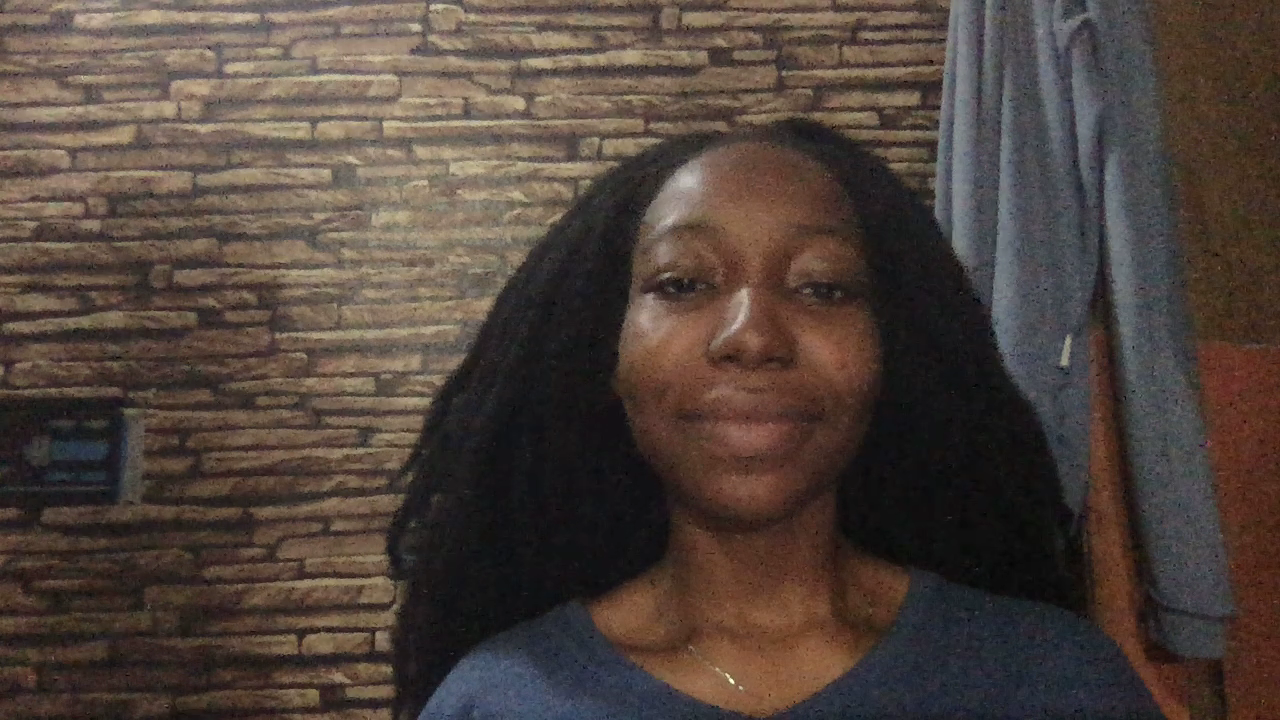
#> input picture check/test/1/opencv_frame_morin_14.png, 1280 x 720 px, found by its file name; its folder holds only this picture in this run
$ jupyter execute --allow-errors 'Face Recognition - LBPH-Copy1.ipynb'   (shell and % lines are left out)
#> lines starting #> are read from the running program, lines starting #| are printed output that depends on the picture
#> further down, test1 is the input picture: shape (720, 1280, 3); mean B, G, R 59.7, 66.8, 79.6
[cell 1]
# importing the necessary libraries
import numpy as np
import cv2
import os

[cell 2]
import matplotlib.pyplot as plt

## Steps

* Prepare training data
* Face detection
* Training
* Predict

[cell 3]
database = {1: "Morin", 2: "Kene", 3: "David", 4: "Samad"}

[cell 4]
def face_detection(image):
    image_gray = cv2.cvtColor(image, cv2.COLOR_BGR2GRAY)
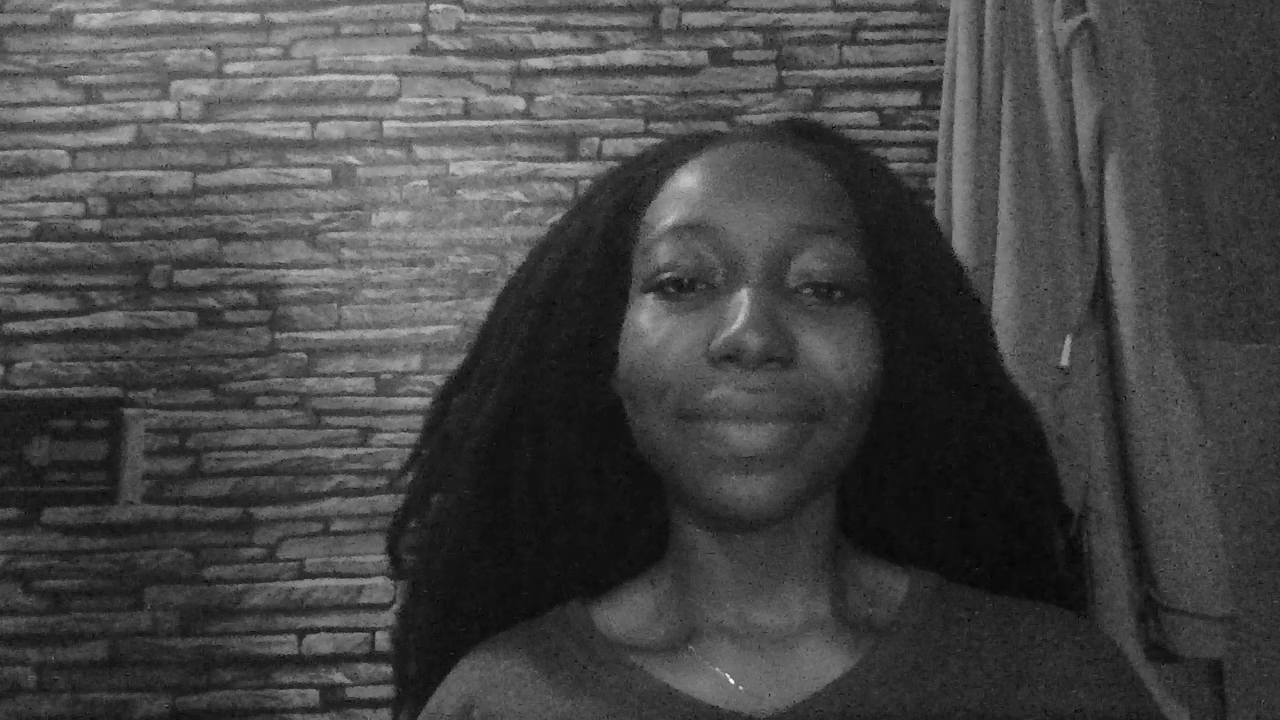
#> image_gray: shape (720, 1280); min 3, max 251, mean 69.8
    haar_classifier = cv2.CascadeClassifier('opencv/data/haarcascades/haarcascade_frontalface_default.xml')
    face = haar_classifier.detectMultiScale(image_gray, scaleFactor=1.3, minNeighbors=7)
#> face = [[590, 158, 327, 327]]
    if len(face) == 0:
        return image_gray, []
    (x,y,w,h) = face[0]
#> x = 590; y = 158; w = 327; h = 327
    return image_gray[y:y+w, x:x+h], face[0]

[cell 5]
def prepare_data(data_path):
    folders = os.listdir(data_path)
    labels = []
    faces = []
    for folder in folders:
        if folder == '.DS_Store':
            continue

        label = int(folder)
        training_images_path = data_path + '/' + folder
        for image in os.listdir(training_images_path):
            if image == '.DS_Store':
                continue

            image_path = training_images_path + '/' + image
            print(image_path)
            training_image = cv2.imread(image_path)
            #training_image = training_image[...,::-1]
            face, bounding_box = face_detection(training_image)
            print(bounding_box)
            if len(bounding_box) == 0:
                continue
            faces.append(face)
            labels.append(label)

    print ('Training Done')
    return faces, labels

#> (a cell that did not finish here is left out)

#> (a cell that did not finish here is left out)

#> (a cell that did not finish here is left out)

#> (a cell that did not finish here is left out)

### LBPH Recognizer

[cell 10]
f_train = []
f_labels = []
s_train = []
s_labels = []

#> (the rest of this cell did not finish here and is left out)

[cell 11]
model = cv2.face.LBPHFaceRecognizer_create()
#> (the rest of this cell did not finish here and is left out)

[cell 12]
def predict_image(test_image):
    img = test_image.copy()
    face, bounding_box = face_detection(img)
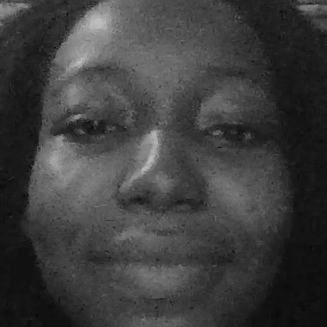
#> face: shape (327, 327); min 3, max 202, mean 62
#> bounding_box = [590, 158, 327, 327]
    if len(bounding_box) == 0:
        return [], 0
    label, _ = model.predict(face)
    label_text = database[label]
    (x,y,w,h) = bounding_box
    cv2.rectangle(img, (x,y), (x+w, y+h), (0,255,0), 2)
    cv2.putText(img, label_text, (x,y), cv2.FONT_HERSHEY_PLAIN, 1.5, (0, 255, 0), 2)
    return _, label

[cell 13]
from os import listdir

#> (a cell that did not finish here is left out)

[cell 15]
labels = listdir('test')
results = {label: [] for label in labels}

#> (the rest of this cell did not finish here and is left out)

[cell 16]
results

[cell 17]
model.update(s_train, np.array(s_labels))

[cell 18]
labels = listdir('test')
results = {label: [] for label in labels}

#> (the rest of this cell did not finish here and is left out)

[cell 19]
results

#> (a cell that did not finish here is left out)

[cell 21]
results

[cell 22]
c = 0
for i in results.keys():
    c += len(results[i])

$ run again, on check/test/2/opencv_frame_kene_16.png
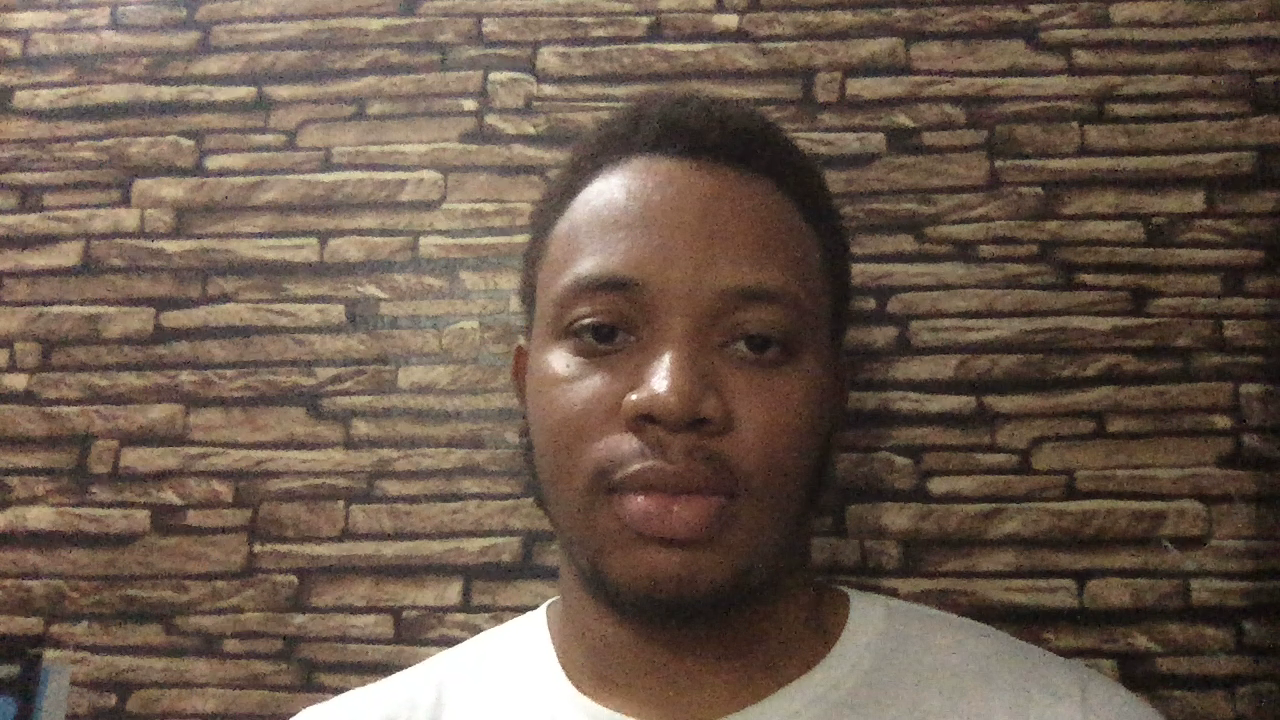
#> input picture check/test/2/opencv_frame_kene_16.png, 1280 x 720 px, found by its file name
#> test1 is the input picture: shape (720, 1280, 3); mean B, G, R 76.4, 89.6, 107.2
#> in face_detection, `image_gray = cv2.cvtColor(image, cv2.COLOR_BGR2GRAY)`:
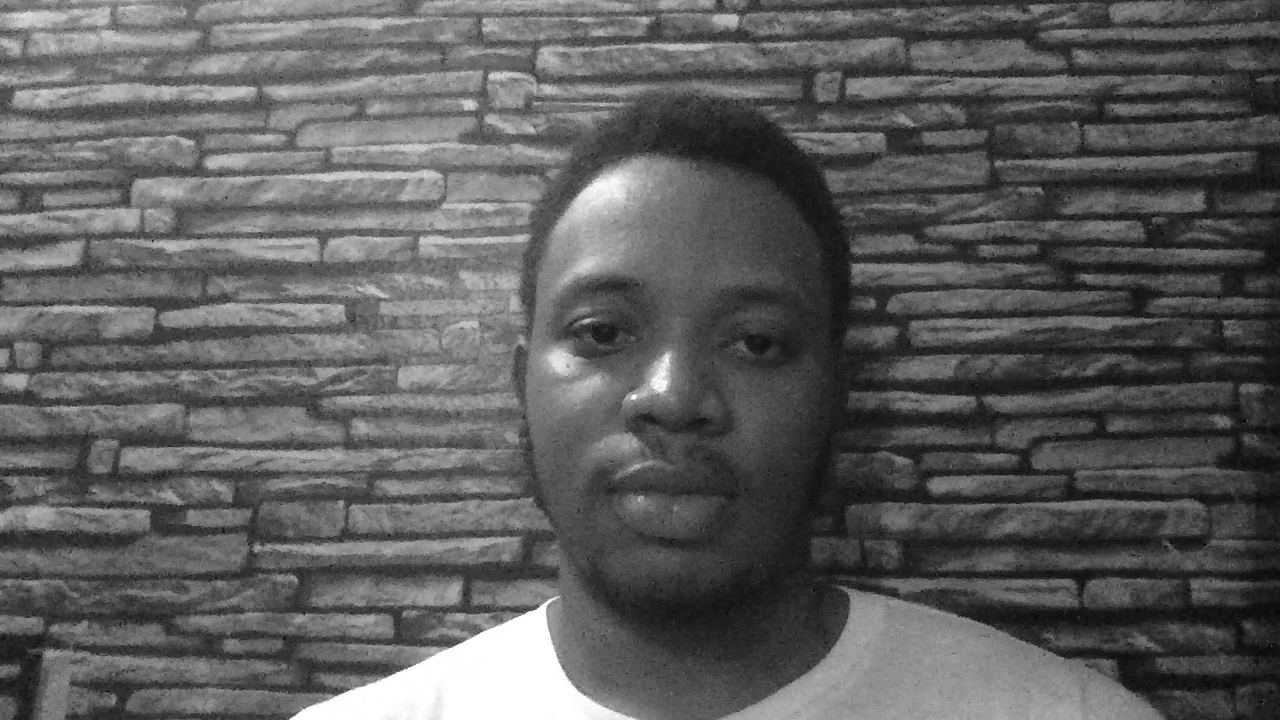
#> image_gray: shape (720, 1280); min 2, max 255, mean 93.4
#> in face_detection, `face = haar_classifier.detectMultiScale(image_gray, scaleFactor=1.3, m..`: face = [[483, 183, 385, 385]]
#> x = 483; y = 183; w = 385
#> in predict_image, `face, bounding_box = face_detection(img)`:
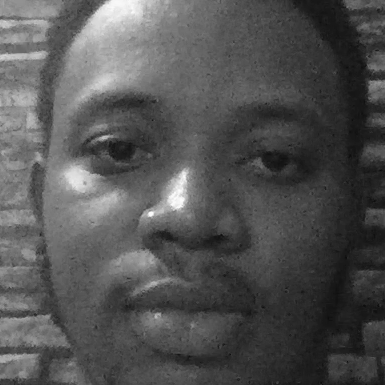
#> face: shape (385, 385); min 10, max 252, mean 82.9
#> bounding_box = [483, 183, 385, 385]

$ run again, on check/test/1/opencv_frame_morin_22.png
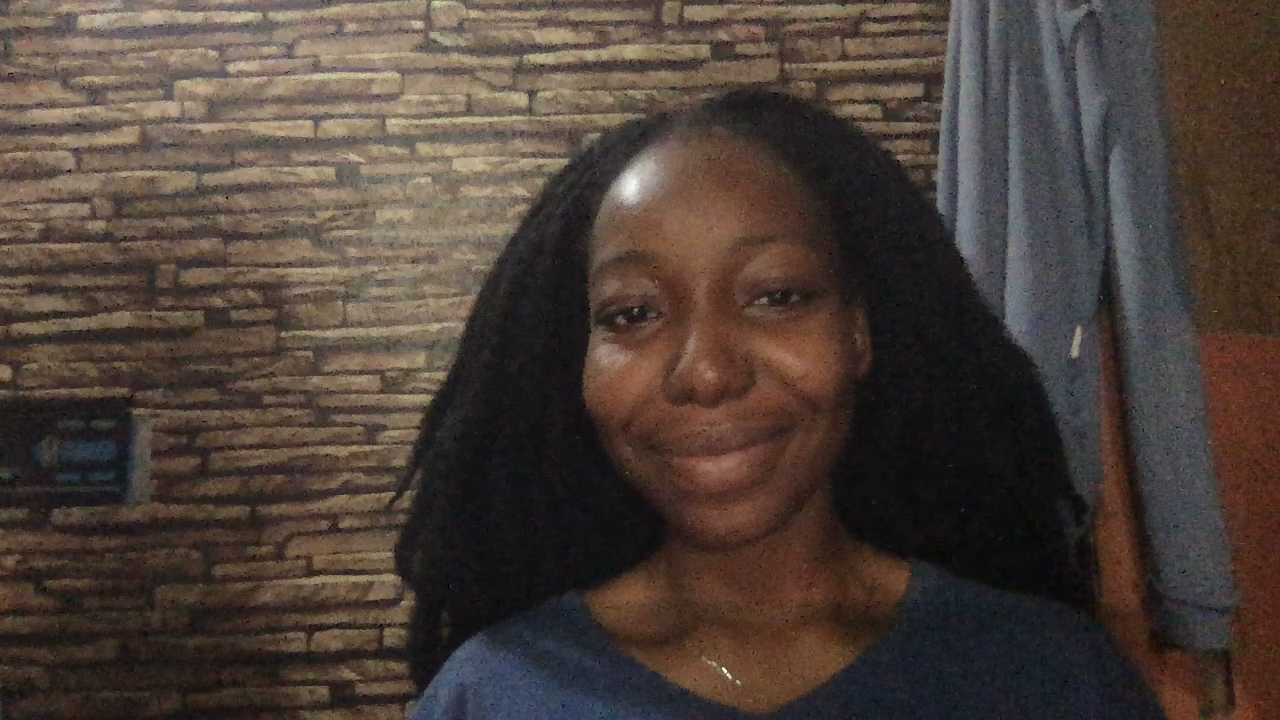
#> input picture check/test/1/opencv_frame_morin_22.png, 1280 x 720 px, found by its file name
#> test1 is the input picture: shape (720, 1280, 3); mean B, G, R 56.8, 63.8, 76.3
#> in face_detection, `image_gray = cv2.cvtColor(image, cv2.COLOR_BGR2GRAY)`:
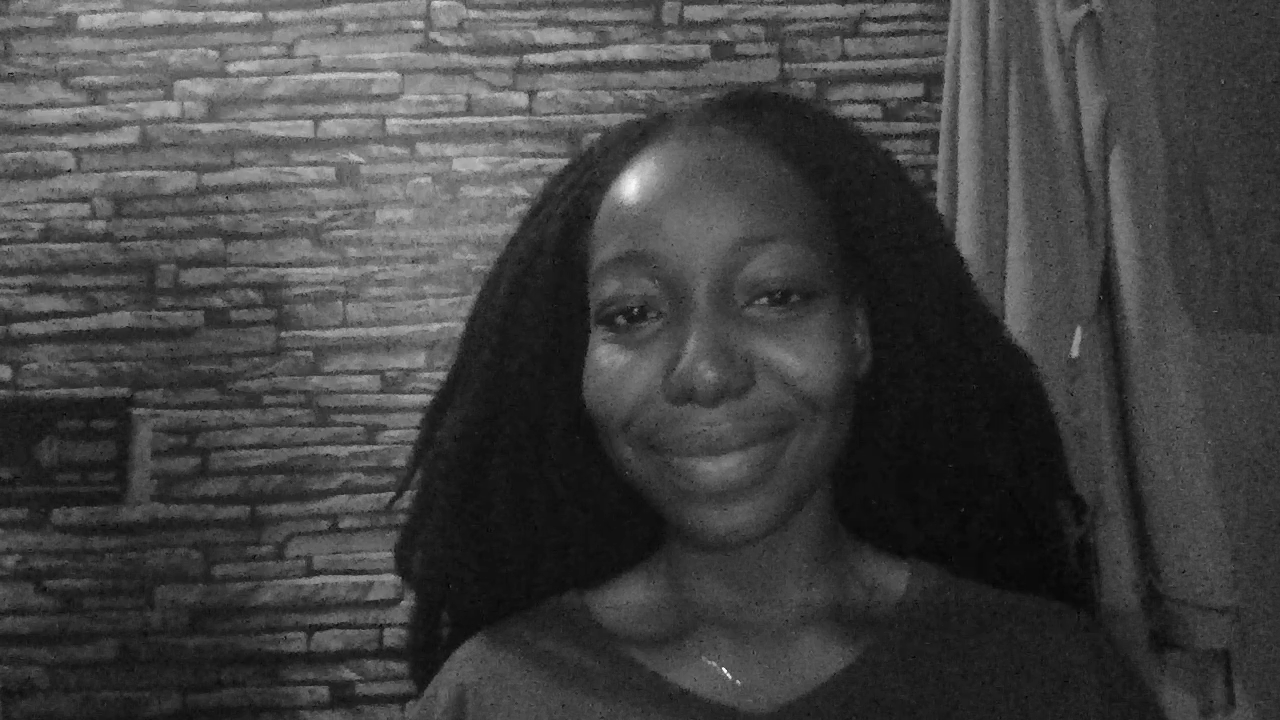
#> image_gray: shape (720, 1280); min 1, max 251, mean 66.7
#> in face_detection, `face = haar_classifier.detectMultiScale(image_gray, scaleFactor=1.3, m..`: face = [[521, 157, 371, 371]]
#> x = 521; y = 157; w = 371
#> in predict_image, `face, bounding_box = face_detection(img)`:
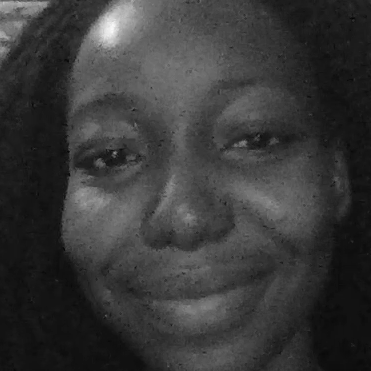
#> face: shape (371, 371); min 4, max 249, mean 56.7
#> bounding_box = [521, 157, 371, 371]
